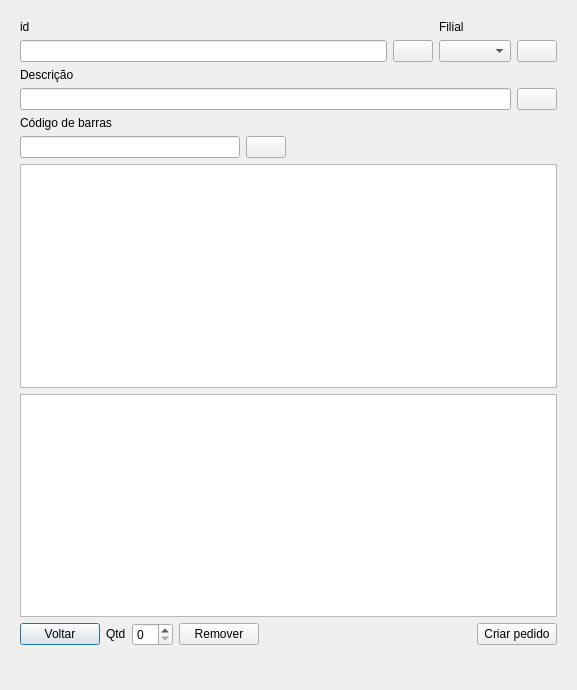
<?xml version="1.0" encoding="UTF-8"?>
<ui version="4.0">
 <class>Entrada</class>
 <widget class="QDialog" name="Entrada">
  <property name="geometry">
   <rect>
    <x>0</x>
    <y>0</y>
    <width>577</width>
    <height>690</height>
   </rect>
  </property>
  <property name="windowTitle">
   <string>Dialog</string>
  </property>
  <layout class="QGridLayout" name="gridLayout_10">
   <item row="0" column="0">
    <widget class="QStackedWidget" name="sTEntrada">
     <property name="currentIndex">
      <number>0</number>
     </property>
     <widget class="QWidget" name="page">
      <layout class="QGridLayout" name="gridLayout_11">
       <item row="0" column="0">
        <layout class="QGridLayout" name="gridLayout_8">
         <item row="0" column="0">
          <layout class="QGridLayout" name="gridLayout_2">
           <item row="0" column="0" colspan="2">
            <layout class="QGridLayout" name="gridLayout">
             <item row="0" column="0">
              <layout class="QVBoxLayout" name="verticalLayout">
               <property name="sizeConstraint">
                <enum>QLayout::SetFixedSize</enum>
               </property>
               <item>
                <widget class="QLabel" name="label">
                 <property name="text">
                  <string>id</string>
                 </property>
                </widget>
               </item>
               <item>
                <layout class="QHBoxLayout" name="horizontalLayout">
                 <item>
                  <widget class="QLineEdit" name="lE_id"/>
                 </item>
                 <item>
                  <widget class="QPushButton" name="pB_SearchById">
                   <property name="text">
                    <string/>
                   </property>
                   <property name="icon">
                    <iconset>
                     <normaloff>../Documentos/Qt/Projetos/estoque-agro/icons/pesquisar.png</normaloff>
                     <disabledoff>:/rec/icons/pesquisar.png</disabledoff>
                     <selectedoff>:/rec/icons/pesquisar.png</selectedoff>../Documentos/Qt/Projetos/estoque-agro/icons/pesquisar.png</iconset>
                   </property>
                   <property name="autoDefault">
                    <bool>false</bool>
                   </property>
                  </widget>
                 </item>
                </layout>
               </item>
              </layout>
             </item>
             <item row="0" column="1">
              <layout class="QVBoxLayout" name="verticalLayout_3">
               <property name="sizeConstraint">
                <enum>QLayout::SetMinimumSize</enum>
               </property>
               <item>
                <widget class="QLabel" name="label_3">
                 <property name="text">
                  <string>Filial</string>
                 </property>
                </widget>
               </item>
               <item>
                <layout class="QHBoxLayout" name="horizontalLayout_2">
                 <item>
                  <widget class="QComboBox" name="cB_filial"/>
                 </item>
                 <item>
                  <widget class="QPushButton" name="pB_SearchByFilial">
                   <property name="sizePolicy">
                    <sizepolicy hsizetype="Fixed" vsizetype="Fixed">
                     <horstretch>0</horstretch>
                     <verstretch>0</verstretch>
                    </sizepolicy>
                   </property>
                   <property name="text">
                    <string/>
                   </property>
                   <property name="icon">
                    <iconset>
                     <normaloff>../Documentos/Qt/Projetos/estoque-agro/icons/pesquisar.png</normaloff>
                     <disabledoff>:/rec/icons/pesquisar.png</disabledoff>
                     <selectedoff>:/rec/icons/pesquisar.png</selectedoff>../Documentos/Qt/Projetos/estoque-agro/icons/pesquisar.png</iconset>
                   </property>
                   <property name="autoDefault">
                    <bool>false</bool>
                   </property>
                  </widget>
                 </item>
                </layout>
               </item>
              </layout>
             </item>
             <item row="1" column="0" colspan="2">
              <layout class="QVBoxLayout" name="verticalLayout_4">
               <item>
                <widget class="QLabel" name="label_4">
                 <property name="text">
                  <string>Descrição</string>
                 </property>
                </widget>
               </item>
               <item>
                <layout class="QHBoxLayout" name="horizontalLayout_3">
                 <item>
                  <widget class="QLineEdit" name="lE_descricao"/>
                 </item>
                 <item>
                  <widget class="QPushButton" name="pB_SearchByDescricao">
                   <property name="text">
                    <string/>
                   </property>
                   <property name="icon">
                    <iconset>
                     <normaloff>../Documentos/Qt/Projetos/estoque-agro/icons/pesquisar.png</normaloff>
                     <disabledoff>:/rec/icons/pesquisar.png</disabledoff>
                     <selectedoff>:/rec/icons/pesquisar.png</selectedoff>../Documentos/Qt/Projetos/estoque-agro/icons/pesquisar.png</iconset>
                   </property>
                   <property name="autoDefault">
                    <bool>false</bool>
                   </property>
                  </widget>
                 </item>
                </layout>
               </item>
              </layout>
             </item>
            </layout>
           </item>
           <item row="1" column="0">
            <layout class="QVBoxLayout" name="verticalLayout_5">
             <item>
              <widget class="QLabel" name="label_5">
               <property name="text">
                <string>Código de barras</string>
               </property>
              </widget>
             </item>
             <item>
              <layout class="QHBoxLayout" name="horizontalLayout_4">
               <item>
                <widget class="QLineEdit" name="lE_codBarras"/>
               </item>
               <item>
                <widget class="QPushButton" name="pB_SearchByCodBarras">
                 <property name="text">
                  <string/>
                 </property>
                 <property name="icon">
                  <iconset>
                   <normaloff>../Documentos/Qt/Projetos/estoque-agro/icons/pesquisar.png</normaloff>
                   <disabledoff>:/rec/icons/pesquisar.png</disabledoff>
                   <selectedoff>:/rec/icons/pesquisar.png</selectedoff>../Documentos/Qt/Projetos/estoque-agro/icons/pesquisar.png</iconset>
                 </property>
                 <property name="autoDefault">
                  <bool>false</bool>
                 </property>
                </widget>
               </item>
              </layout>
             </item>
            </layout>
           </item>
           <item row="1" column="1">
            <spacer name="horizontalSpacer">
             <property name="orientation">
              <enum>Qt::Horizontal</enum>
             </property>
             <property name="sizeHint" stdset="0">
              <size>
               <width>40</width>
               <height>20</height>
              </size>
             </property>
            </spacer>
           </item>
          </layout>
         </item>
         <item row="1" column="0">
          <layout class="QGridLayout" name="gridLayout_7">
           <item row="1" column="1">
            <layout class="QGridLayout" name="gridLayout_6">
             <item row="0" column="0">
              <layout class="QGridLayout" name="gridLayout_4">
               <item row="0" column="0">
                <layout class="QHBoxLayout" name="horizontalLayout_5">
                 <item>
                  <widget class="QPushButton" name="pB_Voltar">
                   <property name="text">
                    <string>Voltar</string>
                   </property>
                  </widget>
                 </item>
                 <item>
                  <widget class="QLabel" name="label_6">
                   <property name="sizePolicy">
                    <sizepolicy hsizetype="Fixed" vsizetype="Fixed">
                     <horstretch>0</horstretch>
                     <verstretch>0</verstretch>
                    </sizepolicy>
                   </property>
                   <property name="text">
                    <string>Qtd</string>
                   </property>
                  </widget>
                 </item>
                 <item>
                  <widget class="QSpinBox" name="sB_qtd"/>
                 </item>
                </layout>
               </item>
               <item row="0" column="1">
                <widget class="QPushButton" name="pb_Remover">
                 <property name="text">
                  <string>Remover</string>
                 </property>
                 <property name="autoDefault">
                  <bool>false</bool>
                 </property>
                </widget>
               </item>
              </layout>
             </item>
             <item row="0" column="2">
              <layout class="QGridLayout" name="gridLayout_5">
               <item row="0" column="0">
                <spacer name="horizontalSpacer_2">
                 <property name="orientation">
                  <enum>Qt::Horizontal</enum>
                 </property>
                 <property name="sizeHint" stdset="0">
                  <size>
                   <width>40</width>
                   <height>20</height>
                  </size>
                 </property>
                </spacer>
               </item>
               <item row="0" column="1">
                <widget class="QPushButton" name="pB_criarPedido">
                 <property name="text">
                  <string>Criar pedido</string>
                 </property>
                 <property name="autoDefault">
                  <bool>false</bool>
                 </property>
                </widget>
               </item>
              </layout>
             </item>
            </layout>
           </item>
           <item row="0" column="1">
            <layout class="QGridLayout" name="gridLayout_3">
             <item row="0" column="0">
              <widget class="QTableView" name="tV_produtos"/>
             </item>
             <item row="1" column="0">
              <widget class="QTableView" name="tV_produtos_2"/>
             </item>
            </layout>
           </item>
          </layout>
         </item>
        </layout>
       </item>
      </layout>
     </widget>
    </widget>
   </item>
   <item row="1" column="0">
    <widget class="QWidget" name="widget" native="true">
     <layout class="QGridLayout" name="gridLayout_9"/>
    </widget>
   </item>
  </layout>
 </widget>
 <resources/>
 <connections/>
</ui>
